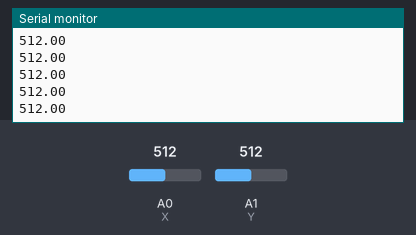
Bench run of a sketch on a simulated Arduino Uno, built with avr-gcc and run on an emulated ATmega328P. On the bench: the last lines printed to the serial monitor. Inputs (shaded band) come from the test bench; at power-on: A0 (X) = 512, A1 (Y) = 512.

Above: at 1.2 s.
1.3 s: A0 (X) set to 716
At 1.42 s:
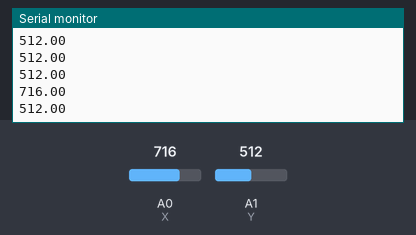
2.8 s: A1 (Y) set to 306
At 2.82 s:
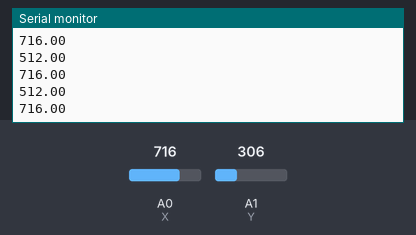
4.3 s: A0 (X) set to 900
At 4.35 s:
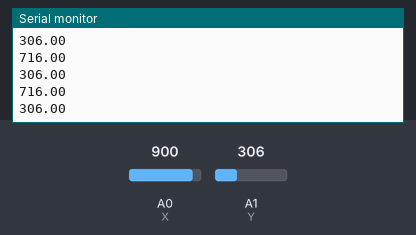
5.8 s: A1 (Y) set to 122
At 5.82 s:
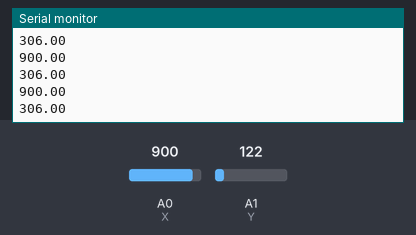
Timing chart, 0 to 8.3 s (numbered marks = the images above; inputs shaded):
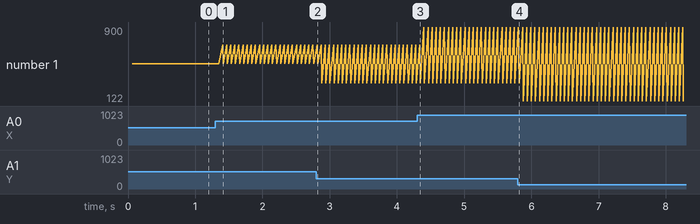

Measured:
- after the input at 1.3 s, the serial monitor: prints a new line after 0.11 s (image 1)
- plotted number 1: 512 → 306 after the input at 2.8 s, 306 → 122 after the input at 5.8 s

The sketch:

Joystick_basic.ino
```cpp
float X = A0;
float Y = A1;
float valX;
float valY;


void setup() {
  pinMode(X, INPUT);
  pinMode(Y, INPUT);
  Serial.begin(9600);
}


void loop() {

valX = analogRead(X);
delay(30);
valY = analogRead(Y);
delay(30);
Serial.println(valX);
Serial.println(valY);

}
```
